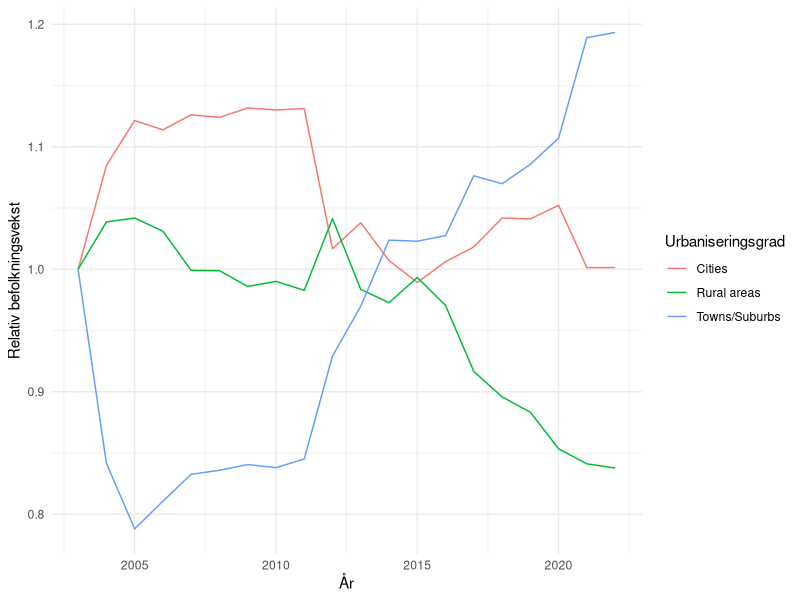
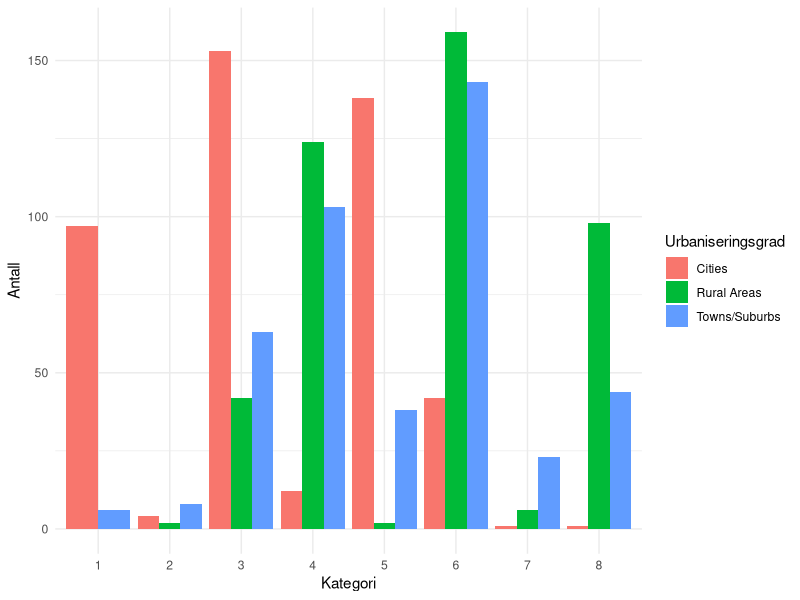
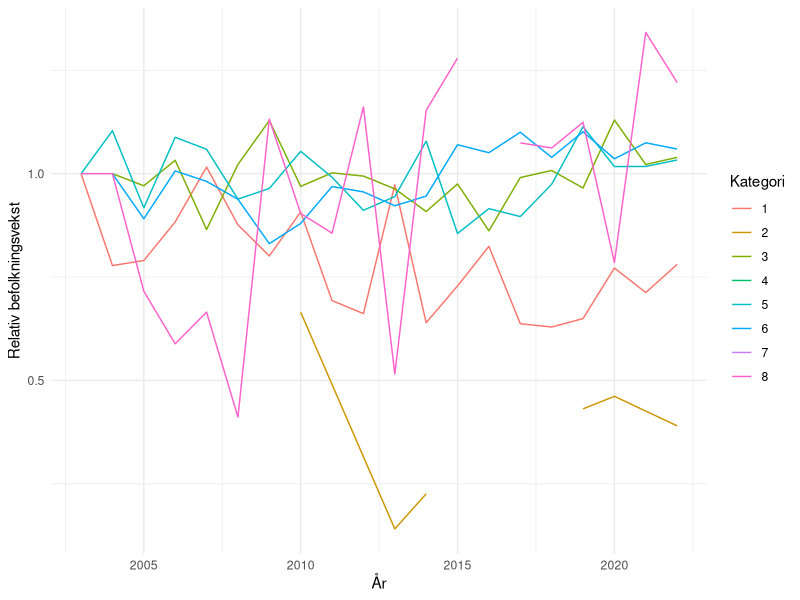
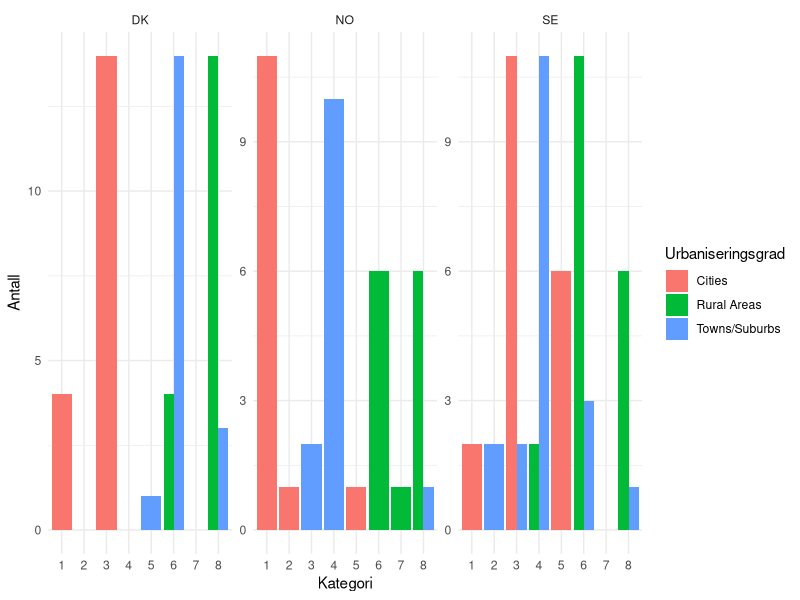
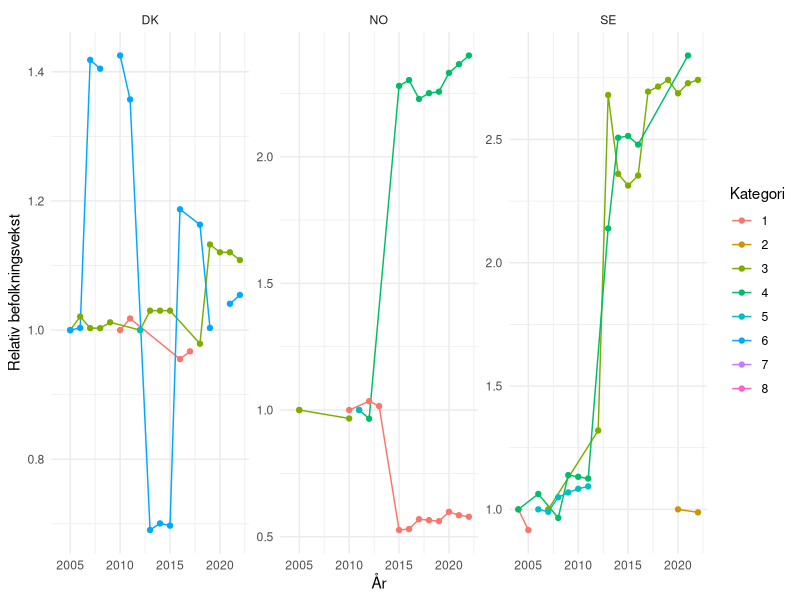
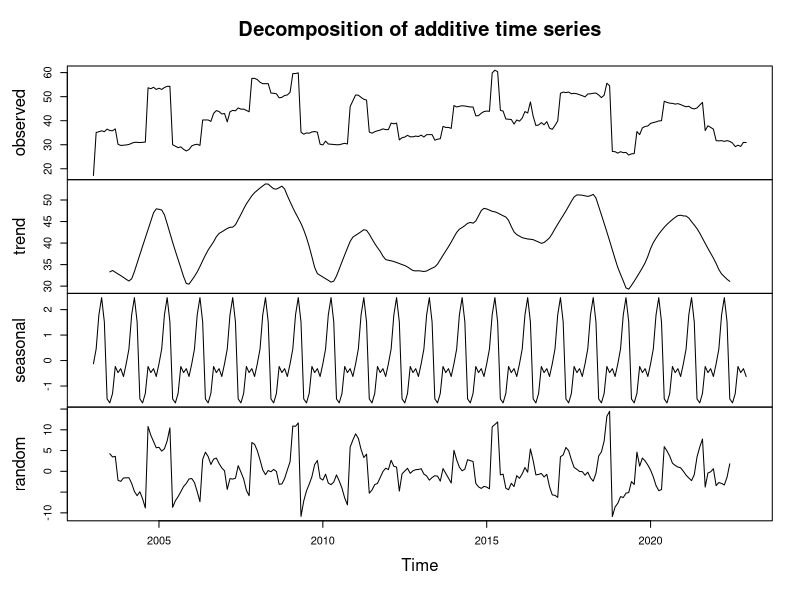
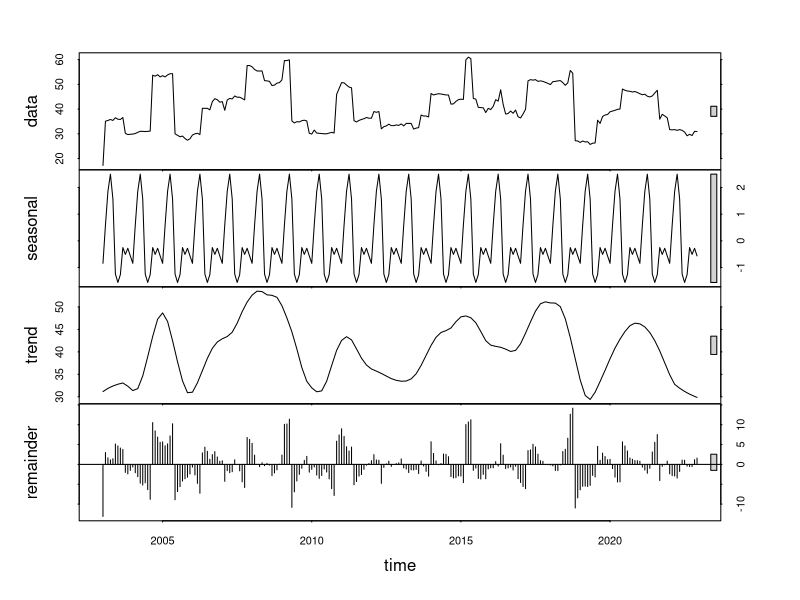
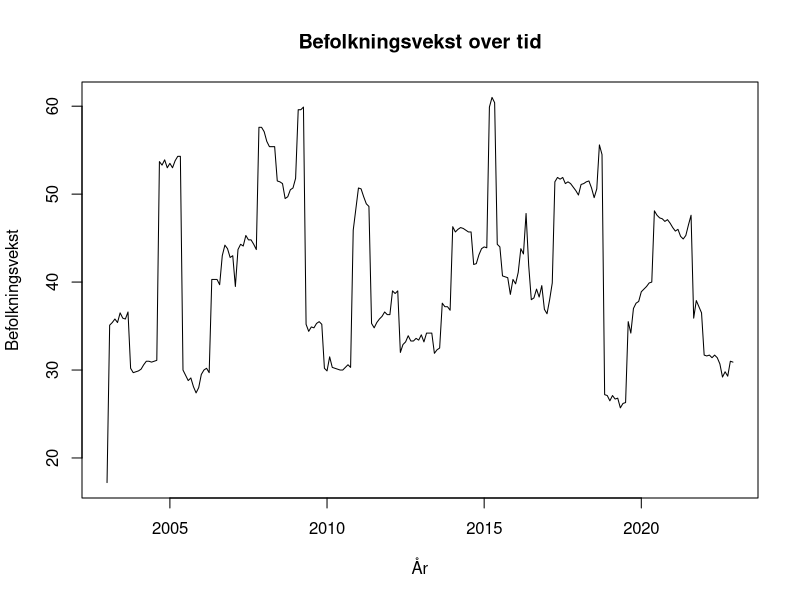

The R script that drew these images, in order:
## ---- chunk 1
#| label: setup 
#| echo: false
#| output: false
#| message: false
library(tidyverse)
library(readxl)
library(dplyr)
library(ggplot2)
library(flextable)
## ---- chunk 2
#| echo: false
#| message: false
data <- read_csv("ilc_lvho01__custom_9371289_linear.csv") 
## ---- chunk 3
#| echo: false
data <- data |>
  select(geo, deg_urb, TIME_PERIOD, OBS_VALUE) |>
  filter(!(geo %in% c("LV", "MK", "HR", "RO", "RS", "CH", "AL", "IS"))) |>
  mutate(deg_urb = case_when(
    deg_urb == "DEG1" ~ "Cities",
    deg_urb == "DEG2" ~ "Towns/Suburbs",
    deg_urb == "DEG3" ~ "Rural areas"
  ))
## ---- chunk 4
#| echo: false
#| message: false
#| label: fig-gjsnitt-befolkning
#| fig-cap: "Relativ befolkningsvekst i perioden 2003-2022 fordelt på urbaniseringsgradene; cities, towns/suburbs, rural areas."

data %>%
  group_by(deg_urb, TIME_PERIOD) %>%
  summarise(mean_value = mean(OBS_VALUE)) %>%
  mutate(demeaned_value = mean_value/first(mean_value)) %>%
  ggplot(aes(x = TIME_PERIOD, y = demeaned_value, color = deg_urb)) +
  geom_line() +
  labs(x = "År",
       y = "Relativ befolkningsvekst",
       color = "Urbaniseringsgrad") +
  theme_minimal()

## ---- chunk 5
#| echo: false
subset_deg1 <- data |> 
  filter(deg_urb == "Cities")

subset_deg2 <- data |> 
  filter(deg_urb == "Towns/Suburbs")

subset_deg3 <- data |> 
  filter(deg_urb == "Rural areas")
## ---- chunk 6
#| echo: false
summary_deg1 <- subset_deg1 %>%
  summarise(
    min = sprintf("%.2f", min(OBS_VALUE)),
    median = sprintf("%.2f", median(OBS_VALUE)),
    mean = sprintf("%.2f", mean(OBS_VALUE)),
    max = sprintf("%.2f", max(OBS_VALUE)),
    variance = sprintf("%.2f", var(OBS_VALUE)),
    std.dev = sprintf("%.2f", sd(OBS_VALUE))
  ) 

summary_deg2 <- subset_deg2 %>%
  summarise(
    min = sprintf("%.2f", min(OBS_VALUE)),
    median = sprintf("%.2f", median(OBS_VALUE)),
    mean = sprintf("%.2f", mean(OBS_VALUE)),
    max = sprintf("%.2f", max(OBS_VALUE)),
    variance = sprintf("%.2f", var(OBS_VALUE)),
    std.dev = sprintf("%.2f", sd(OBS_VALUE))
  )

summary_deg3 <- subset_deg3 %>%
  summarise(
    min = sprintf("%.2f", min(OBS_VALUE)),
    median = sprintf("%.2f", median(OBS_VALUE)),
    mean = sprintf("%.2f", mean(OBS_VALUE)),
    max = sprintf("%.2f", max(OBS_VALUE)),
    variance = sprintf("%.2f", var(OBS_VALUE)),
    std.dev = sprintf("%.2f", sd(OBS_VALUE))
  )
## ---- chunk 7
#| echo: false
#| label: tbl-summary-degurb
#| tbl-cap: "Deskriptiv statistikk for befolkningsutviklingen i de tre urbaniseringsgradene: cities, towns/suburbs, rural areas."
summary_degurb <- bind_rows(
  mutate(summary_deg1, region = "Cities"),
  mutate(summary_deg2, region = "Towns/Suburbs"),
  mutate(summary_deg3, region = "Rural Areas")
) %>%
  select(region, everything()
) %>%
  flextable() |>
  width(1, width = 1.5) |> 
  width(2, width = 0.8)

summary_degurb
## ---- chunk 8
#| echo: false
#| message: false
data1 <- read_csv("arbeidskraft.csv") |> 
  select(arbeidsvekst = OBS_VALUE, geo, age, deg_urb, TIME_PERIOD)

data2 <- read_csv("arbeidsledighet1.csv") |> 
  select(arbeidsledig = OBS_VALUE, geo,age, deg_urb, TIME_PERIOD)

data3 <- read_csv("huspris.csv") |> 
  select(huspris = OBS_VALUE, geo, deg_urb, TIME_PERIOD)
## ---- chunk 9
#| echo: false
arbeidsvekst <- data1 |>
  filter(age == "Y15-64") |>
  filter(!(geo %in% c("LV", "MK", "HR", "RO", "RS", "CH", "AL", "IS"))) |>
  mutate(deg_urb = case_when(
    deg_urb == "DEG1" ~ "Cities",
    deg_urb == "DEG2" ~ "Towns/Suburbs",
    deg_urb == "DEG3" ~ "Rural Areas",
    TRUE ~ as.character(deg_urb)
  ))
## ---- chunk 10
#| echo: false
arbeidsledig <- data2 |> 
  filter(age == "Y15-64") |>
  filter(!(geo %in% c("LV", "MK", "HR", "RO", "RS", "CH", "AL", "IS"))) |>
  mutate(deg_urb = case_when(
    deg_urb == "DEG1" ~ "Cities",
    deg_urb == "DEG2" ~ "Towns/Suburbs",
    deg_urb == "DEG3" ~ "Rural Areas",
    TRUE ~ as.character(deg_urb) 
  ))
## ---- chunk 11
#| echo: false
huspris <- data3 |> 
  filter(!(geo %in% c("LV", "MK", "HR", "RO", "RS", "CH", "AL", "IS"))) |>
  mutate(deg_urb = case_when(
    deg_urb == "DEG1" ~ "Cities",
    deg_urb == "DEG2" ~ "Towns/Suburbs",
    deg_urb == "DEG3" ~ "Rural Areas",
    TRUE ~ as.character(deg_urb)  # Beholder andre verdier uendret
  ))
## ---- chunk 12
#| echo: false
join <- arbeidsvekst |> 
  left_join(arbeidsledig, join_by(geo, TIME_PERIOD, deg_urb))

join1 <- join |> 
  left_join(huspris, join_by(geo, TIME_PERIOD, deg_urb))

maindata <- join1 |> 
  left_join(data, join_by(geo, TIME_PERIOD, deg_urb)) |>
  select(geo, deg_urb, TIME_PERIOD, OBS_VALUE, arbeidsledig, arbeidsvekst, huspris)
## ---- chunk 13
#| echo: false
maindata <- maindata %>%
  group_by(geo, TIME_PERIOD) %>%
  mutate(arb.ledig.geo.mean = mean(arbeidsledig, na.rm = TRUE), huspris.geo.mean = mean(huspris, na.rm = TRUE), arb.vekst.geo.mean = mean(arbeidsvekst, na.rm = TRUE))
## ---- chunk 14
#| echo: false
maindata <- maindata %>%
  mutate(classification = case_when(
    arbeidsledig > arb.ledig.geo.mean & arbeidsvekst > arb.vekst.geo.mean & huspris > huspris.geo.mean ~ "1.høy arbeisledighet, høy arbeidsvekst, høy huspris",
    arbeidsledig > arb.ledig.geo.mean & arbeidsvekst > arb.vekst.geo.mean & huspris <= huspris.geo.mean ~ "2.høy arbeisledighet, høy arbeidsvekst, lav huspris",
    arbeidsledig > arb.ledig.geo.mean & arbeidsvekst <= arb.vekst.geo.mean & huspris > huspris.geo.mean ~ "3.høy arbeisledighet, lav arbeidsvekst, høy huspris",
    arbeidsledig > arb.ledig.geo.mean & arbeidsvekst <= arb.vekst.geo.mean & huspris <= huspris.geo.mean ~ "4.høy arbeisledighet, lav arbeidsvekst, lav huspris",
    arbeidsledig <= arb.ledig.geo.mean & arbeidsvekst > arb.vekst.geo.mean & huspris > huspris.geo.mean ~ "5.lav arbeisledighet, høy arbeidsvekst, høy huspris",
    arbeidsledig <= arb.ledig.geo.mean & arbeidsvekst > arb.vekst.geo.mean & huspris <= huspris.geo.mean ~ "6.lav arbeisledighet, høy arbeidsvekst, lav huspris",
    arbeidsledig <= arb.ledig.geo.mean & arbeidsvekst <= arb.vekst.geo.mean & huspris > huspris.geo.mean ~ "7.lav arbeisledighet, lav arbeidsvekst, høy huspris",
    arbeidsledig <= arb.ledig.geo.mean & arbeidsvekst <= arb.vekst.geo.mean & huspris <= huspris.geo.mean ~ "8. lav arbeisledighet, lav arbeidsvekst, lav huspris")
  )  %>%
  filter(!is.na(classification))
## ---- chunk 15
#| echo: false
maindata <- maindata %>%
  mutate(classification_nr = case_when(
    arbeidsledig > arb.ledig.geo.mean & arbeidsvekst > arb.vekst.geo.mean & huspris > huspris.geo.mean ~ "1",
    arbeidsledig > arb.ledig.geo.mean & arbeidsvekst > arb.vekst.geo.mean & huspris <= huspris.geo.mean ~ "2",
    arbeidsledig > arb.ledig.geo.mean & arbeidsvekst <= arb.vekst.geo.mean & huspris > huspris.geo.mean ~ "3",
    arbeidsledig > arb.ledig.geo.mean & arbeidsvekst <= arb.vekst.geo.mean & huspris <= huspris.geo.mean ~ "4",
    arbeidsledig <= arb.ledig.geo.mean & arbeidsvekst > arb.vekst.geo.mean & huspris > huspris.geo.mean ~ "5",
    arbeidsledig <= arb.ledig.geo.mean & arbeidsvekst > arb.vekst.geo.mean & huspris <= huspris.geo.mean ~ "6",
    arbeidsledig <= arb.ledig.geo.mean & arbeidsvekst <= arb.vekst.geo.mean & huspris > huspris.geo.mean ~ "7",
    arbeidsledig <= arb.ledig.geo.mean & arbeidsvekst <= arb.vekst.geo.mean & huspris <= huspris.geo.mean ~ "8")
  )  %>%
  filter(!is.na(classification)) 
## ---- chunk 16
#| echo: false
maindata <- maindata %>%
  select(geo, deg_urb, TIME_PERIOD, OBS_VALUE, arbeidsledig, arbeidsvekst, huspris, arb.ledig.geo.mean, arb.vekst.geo.mean, huspris.geo.mean, classification_nr, classification)
## ---- chunk 17
#| echo: false
#| message: false
#| label: fig-stolpediagram
#| fig-cap: "Urbaniseringsgradene cities, towns/suburbs og rural areas fordelt på kategoriene i klassifiseringsmetodikken av Andresson, Håkonsen og Thorsen (2023)."
stolpediagram <- ggplot(maindata, aes(x = as.factor(classification_nr), fill = deg_urb)) +
  geom_bar(position = "dodge", stat = "count") +
  labs(x = "Kategori",
       y = "Antall",
       fill = "Urbaniseringsgrad") +
  theme_minimal()

# Vis stolpediagrammet
print(stolpediagram)
## ---- chunk 18
#| echo: false
#| message: false
#| warning: false
#| label: fig-linjediagram
#| fig-cap: "Relativ befolkningsvekst i kategoriene i klassifiseringsmetodikken til Andresson, Håkonsen og Thorsen (2023) i perioden 2003 til 2022"
maindata %>%
  group_by(classification_nr, TIME_PERIOD) %>%
  summarise(mean_value = mean(OBS_VALUE, na.rm = TRUE)) %>%
    mutate(demeaned_value = mean_value/first(mean_value)) %>%
  ggplot(aes(x = TIME_PERIOD, y = demeaned_value, color = classification_nr)) +
  geom_line() +
  labs(x = "År",
       y = "Relativ befolkningsvekst",
       color = "Kategori") +
  theme_minimal()
## ---- chunk 19
#| label: fig-stolpediagram2
#| fig-cap: "Urbaniseringsgradene cities, towns/suburbs og rural areas fordelt på kategoriene i klassifiseringsmetodikken av Andresson, Håkonsen og Thorsen (2023) for landene Danmark, Norge og Sverige."

stolpediagram2 <- ggplot(filter(maindata, geo %in% c("NO", "SE", "DK")), aes(x = as.factor(classification_nr), fill = deg_urb)) +
  geom_bar(position = "dodge", stat = "count") +
  labs(x = "Kategori",
       y = "Antall", 
       fill = "Urbaniseringsgrad") +
  theme_minimal() +
  facet_wrap(~ geo, scales = "free_y")

print(stolpediagram2)
## ---- chunk 20
#| echo: false
#| message: false
#| warning: false
#| label: fig-skandinavia
#| fig-cap: "Relativ befolkningsvekst i kategoriene i klassifiseringsmetodikken til Andresson, Håkonsen og Thorsen (2023) i perioden 2003 til 2022 for Danmark, Norge og Sverige"

maindata %>%
  filter(geo %in% c("DK", "NO", "SE")) %>%
  group_by(geo, classification_nr, TIME_PERIOD) %>%
  summarise(mean_value = mean(OBS_VALUE, na.rm = TRUE)) %>%
  mutate(demeaned_value = mean_value / first(mean_value)) %>%
  ggplot(aes(x = TIME_PERIOD, y = demeaned_value, color = classification_nr)) +
  geom_line() +
  geom_point() +
  labs(x = "År",
       y = "Relativ befolkningsvekst",
       color = "Kategori") +
  theme_minimal() +
  facet_wrap(~geo, scales = "free_y")


## ---- chunk 21
# Antar at datasettet ditt heter main_data
# Hvis ikke, erstatt main_data med riktig datasett navn

gjennomsnitt_kat6_danmark <- maindata %>%
  filter(geo == "DK" & classification_nr == 6) %>%
  summarise(mean_value = mean(OBS_VALUE, na.rm = TRUE)) %>%
  pull(mean_value)

# Skriv ut gjennomsnittet for kategori 6 i Danmark
print(paste("Gjennomsnitt av observasjoner i kategori 6 for Danmark: ", gjennomsnitt_kat6_danmark))



## ---- chunk 22
# Bruk tidsseriefunksjoner i R, for eksempel ts() for å konvertere dataene til en tidsserieobjekt.
tidsserie_data <- ts(data$OBS_VALUE, start = c(2003, 1), end = c(2022, 12), frequency = 12)

## ---- chunk 23
# Utfør en enkel trendanalyse for å identifisere eventuelle langsiktige mønstre i befolkningsveksten.
trend <- decompose(tidsserie_data)
plot(trend)
## ---- chunk 24
# Hvis det er sesongvariasjoner i dataene, kan du bruke sesongjusteringsmetoder som seasonal fra forecast-pakken.
sesongjustert <- stl(tidsserie_data, s.window = "periodic")
plot(sesongjustert)

## ---- chunk 25
# Opprett et enkelt tidsserieplot for å visualisere konjunkturutviklingen over tid.
plot(tidsserie_data, type = "l", main = "Befolkningsvekst over tid", xlab = "År", ylab = "Befolkningsvekst")

## ---- chunk 26
maindata$konjunktur <- ifelse(maindata$OBS_VALUE > mean(maindata$OBS_VALUE), "Høykonjunktur", "Lavkonjunktur")

ggplot(maindata, aes(x = TIME_PERIOD, y = OBS_VALUE, color = )) +
  geom_point() +
  facet_wrap(~ geo, scales = "free_y", ncol = 1) +
  labs(title = "Konjunkturforhold over tid",
       x = "Tidsperiode",
       y = "Observasjonsverdi") +
  theme_minimal()
